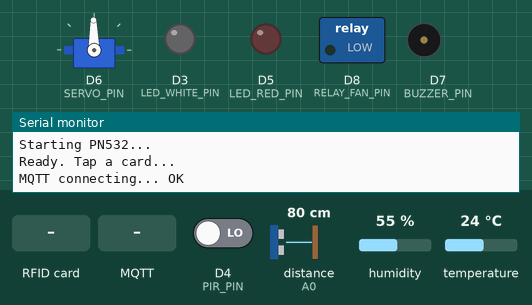
A sketch run on a simulated Arduino Uno R4 WiFi. Shown: servo, switched loads named in the sketch (green lamp = pin HIGH), output pins drawn as LEDs (lit = HIGH), buzzer (waves = sounding), the last lines printed to the serial monitor. Wiring (inferred from the names in the program): ultrasonic range finder: trigger D9; echo A0. Inputs (shaded band) come from the test bench; at power-on: D4 (PIR_PIN) LOW, temperature 24 °C, distance to the obstacle (sensor on A0) 80 cm, humidity 55 %. The echo pulse lasts 58.3 µs per cm; WiFi joins after 1.5 s; servers stay silent unless stated; no MQTT or app messages arrive unless stated; pins used as bus, display or sensor lines are not drawn.

Above: at 3.2 s.
3.3 s: D4 (PIR_PIN) driven HIGH
At 6.79 s:
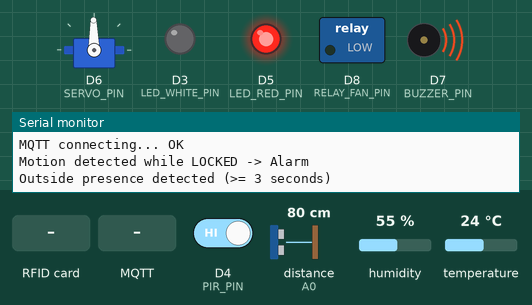
6.8 s: RFID card 69 22 E9 18 held to the reader
At 9.7 s:
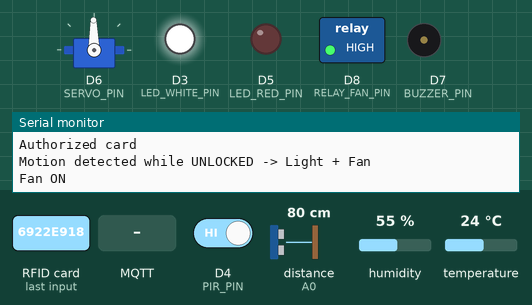
10.6 s: MQTT message "unlock" arrives on the first subscribed topic
At 11.3 s:
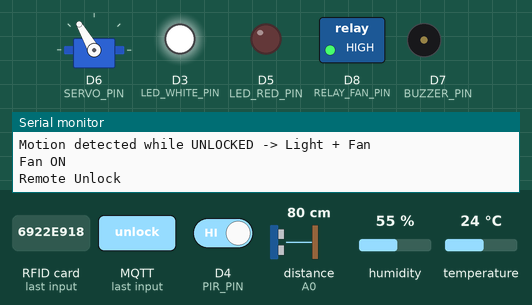
18.3 s: MQTT message "lock" arrives on the first subscribed topic
At 18.56 s:
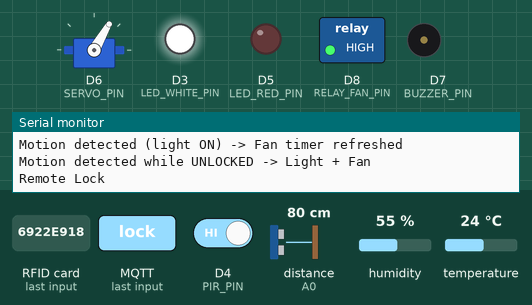
21.8 s: temperature set to 28 °C
25.3 s: temperature set to 31 °C
At 29.71 s:
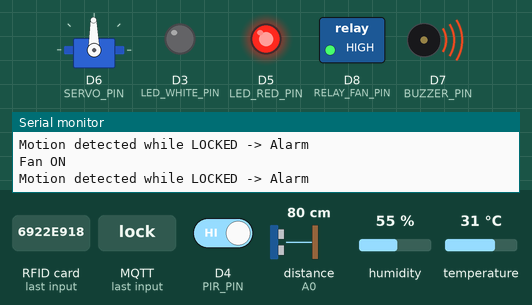
Timing chart, 0 to 30.5 s (numbered marks = the images above; inputs shaded):
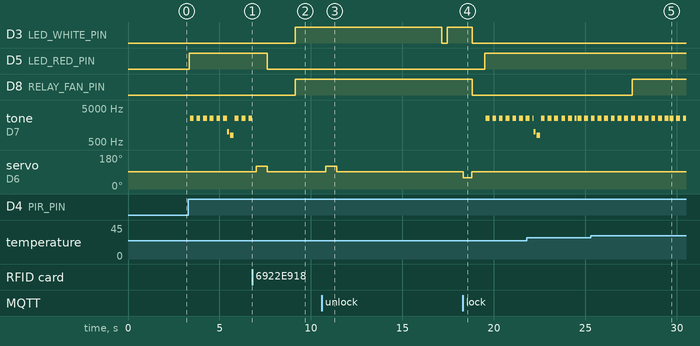

The sketch:

Smart_Home.ino
```cpp
/*
 * ============================================================================
 *  Smart Door System (Arduino UNO R4 WiFi) - GCP VM + MQTT + Node-RED
 * ============================================================================
 *  Features
 *  - NFC (PN532) authentication to lock/unlock door via servo (continuous servo)
 *  - PIR motion detection:
 *      * When LOCKED + armed  -> trigger alarm (red LED + beep pattern)
 *      * When UNLOCKED        -> turn on smart light (white LED) + fan timer
 *  - DHT11 temperature control for fan relay (hysteresis ON/OFF)
 *  - Ultrasonic (HC-SR04) outside presence detection:
 *      * Confirms presence only if near for >= 3 seconds
 *      * Plays friendly "ding-dong" once (does NOT trigger alarm)
 *  - Remote control from Node-RED via MQTT command topic (lock/unlock)
 *
 *  Cloud Setup
 *  - MQTT Broker: Mosquitto on GCP VM
 *  - Dashboard / logic: Node-RED on same VM
 *
 *  Hardware (Pin Mapping)
 *  - PN532 (SPI): SS=10  (plus SCK/MOSI/MISO per board SPI pins)
 *  - Servo (door): D6
 *  - Buzzer (LOW-trigger): D7
 *  - PIR sensor: D4
 *  - Alarm LED (red): D5
 *  - Smart light LED (white): D3
 *  - DHT11: D2
 *  - Fan relay: D8
 *  - Ultrasonic: TRIG=D9, ECHO=A0
 *
 *  Notes
 *  - Replace WiFi + MQTT config below before uploading.
 *  - For GitHub: do NOT commit real WiFi passwords (use placeholders).
 * ============================================================================
 */

#include <SPI.h>
#include <Adafruit_PN532.h>
#include <Servo.h>
#include <DHT.h>

#include <WiFiS3.h>
#include <PubSubClient.h>

// ============================================================================
// 1) CONFIG SECTION (EDIT THESE)
// ============================================================================

// --- WiFi credentials (DO NOT commit real passwords to GitHub) ---
const char* WIFI_SSID = "YOUR_WIFI_SSID";
const char* WIFI_PASS = "YOUR_WIFI_PASSWORD";

// --- MQTT broker (GCP VM public IP or domain) ---
const char* MQTT_SERVER = "YOUR_GCP_VM_IP";
const int   MQTT_PORT   = 1883;

// --- MQTT topics (match Node-RED) ---
const char* TOPIC_EVENT = "smartdoor/event";   // JSON event logs
const char* TOPIC_STATE = "smartdoor/state";   // plain door state strings
const char* TOPIC_CMD   = "smartdoor/cmd";     // command input (lock/unlock)

const char* TOPIC_ALARM = "smartdoor/alarm";   // alarm state
const char* TOPIC_LIGHT = "smartdoor/light";   // light state
const char* TOPIC_FAN   = "smartdoor/fan";     // fan state

// Optional: prevent multiple remote button taps
const unsigned long REMOTE_COOLDOWN_MS = 5000;

// ============================================================================
// 2) GLOBALS: WIFI + MQTT
// ============================================================================
WiFiClient wifiClient;
PubSubClient mqtt(wifiClient);

unsigned long lastRemoteCmdMs = 0;

// ============================================================================
// 3) NFC + SERVO (DOOR LOCK)
// ============================================================================
#define PN532_SS 10
#define BUZZER_PIN 7
#define SERVO_PIN 6

Adafruit_PN532 nfc(PN532_SS);
Servo doorServo;

// Continuous servo values (tune to your hardware)
const int SERVO_STOP = 91;
const int SERVO_UNLOCK_SPEED = 120;
const int SERVO_LOCK_SPEED   = 60;

// How long to run servo to complete lock/unlock
const int UNLOCK_MOVE_MS = 600;
const int LOCK_MOVE_MS   = 480;

// Allowed NFC UID (change to your own card UID)
const uint8_t AUTH_UID[] = {0x69, 0x22, 0xE9, 0x18};
const uint8_t AUTH_LEN = 4;

bool isDoorLocked = true; // assumed starting state

// ============================================================================
// 4) PIR + LEDs (ALARM / SMART LIGHT)
// ============================================================================
#define PIR_PIN 4
#define LED_RED_PIN 5
#define LED_WHITE_PIN 3

bool alarmArmed = false;
bool alarmTriggered = false;

const unsigned long ALARM_DURATION_MS = 5000;
unsigned long alarmUntilMs = 0;

const unsigned long PIR_REARM_GAP_MS = 2000;
unsigned long lastPirTrigMs = 0;

bool lightOn = false;
const unsigned long LIGHT_DURATION_MS = 8000;
unsigned long lightUntilMs = 0;

// Alarm beep pattern (non-blocking using tone/noTone)
const int ALARM_FREQ_HZ = 2500;
const unsigned long BEEP_ON_MS  = 200;
const unsigned long BEEP_OFF_MS = 150;

bool alarmBeepIsOn = false;
unsigned long nextBeepChangeMs = 0;

// ============================================================================
// 5) FAN (RELAY + DHT11)
// ============================================================================
#define DHT_PIN   2
#define DHT_TYPE  DHT11
DHT dht(DHT_PIN, DHT_TYPE);

#define RELAY_FAN_PIN 8

// Relay behavior: set true if your relay is ACTIVE-LOW
static const bool RELAY_ACTIVE_LOW = false;

// Temperature hysteresis (prevents rapid ON/OFF)
static const float FAN_ON_AT_C  = 30.0f;
static const float FAN_OFF_AT_C = 29.0f;

static const unsigned long DHT_INTERVAL_MS = 2000;
static unsigned long lastDhtMs = 0;

bool fanTempRequest   = false;   // request from temperature
bool fanMotionRequest = false;   // request from motion (timer)
unsigned long fanMotionUntilMs = 0;
static const unsigned long FAN_MOTION_DURATION_MS = 10000;
bool fanOn = false;

// ============================================================================
// 6) ULTRASONIC (HC-SR04) OUTSIDE PRESENCE
// ============================================================================
#define US_TRIG_PIN 9
#define US_ECHO_PIN A0

static const unsigned int OUTSIDE_DISTANCE_CM = 100;   // within 100cm considered "near"
static const unsigned long OUTSIDE_CONFIRM_MS = 3000;  // must stay near >= 3 seconds
static const unsigned long US_SAMPLE_MS = 200;

static unsigned long lastUsMs = 0;
bool outsideNearNow = false;
unsigned long outsideNearSinceMs = 0;
bool outsideConfirmed = false;
bool outsideAlerted = false;

// small filter: require 2 consecutive "near" reads
uint8_t outsideNearStreak = 0;
static const uint8_t OUTSIDE_NEAR_STREAK_MIN = 2;

// publish "clear" only once after leaving near zone
static bool outsideWasNear = false;

// ============================================================================
// 7) BUZZER UTILITIES
// ============================================================================

// LOW-trigger buzzer helpers
void buzzerOn()  { digitalWrite(BUZZER_PIN, LOW); }
void buzzerOff() { digitalWrite(BUZZER_PIN, HIGH); }

// Stop any active tone pattern cleanly (prevents conflicts)
void stopBuzzerTone() {
  noTone(BUZZER_PIN);
  alarmBeepIsOn = false;
  nextBeepChangeMs = 0;
}

// Manual beep (blocking)
void beep(int freq, int durationMs) {
  pinMode(BUZZER_PIN, OUTPUT);
  for (int i = 0; i < durationMs * freq / 1000; i++) {
    digitalWrite(BUZZER_PIN, LOW);
    delayMicroseconds(500000 / freq);
    digitalWrite(BUZZER_PIN, HIGH);
    delayMicroseconds(500000 / freq);
  }
}

void accessGrantedBeep() { stopBuzzerTone(); beep(2000, 200); }
void accessDeniedBeep()  { stopBuzzerTone(); for (int i = 0; i < 3; i++) { beep(1000, 120); delay(120); } }

// Friendly outside tune (blocking but short)
void toneBlocking(int freq, int ms) {
  stopBuzzerTone();
  tone(BUZZER_PIN, freq);
  delay(ms);
  noTone(BUZZER_PIN);
}

// Simple "ding-dong"
void outsidePresenceTune() {
  toneBlocking(988, 120); // B5
  delay(60);
  toneBlocking(784, 180); // G5
}

// ============================================================================
// 8) HELPERS: UID CHECK + SERVO
// ============================================================================
bool uidMatches(const uint8_t *uid, uint8_t uidLen) {
  if (uidLen != AUTH_LEN) return false;
  for (uint8_t i = 0; i < uidLen; i++) {
    if (uid[i] != AUTH_UID[i]) return false;
  }
  return true;
}

void servoStop() { doorServo.write(SERVO_STOP); }

void unlockDoor() {
  doorServo.write(SERVO_UNLOCK_SPEED);
  delay(UNLOCK_MOVE_MS);
  servoStop();
  isDoorLocked = false;
}

void lockDoor() {
  doorServo.write(SERVO_LOCK_SPEED);
  delay(LOCK_MOVE_MS);
  servoStop();
  isDoorLocked = true;
}

// MQTT-friendly delay (keeps mqtt.loop alive)
void mqttDelay(unsigned long ms) {
  unsigned long start = millis();
  while (millis() - start < ms) {
    mqtt.loop();
    delay(10);
  }
}

// ============================================================================
// 9) MQTT PUBLISH HELPERS
// ============================================================================
void publishEvent(const char* type, const char* result, const char* uidHex) {
  char msg[180];
  snprintf(msg, sizeof(msg),
           "{\"type\":\"%s\",\"result\":\"%s\",\"uid\":\"%s\"}",
           type, result, uidHex);
  mqtt.publish(TOPIC_EVENT, msg);
}

void publishState(const char* state)      { mqtt.publish(TOPIC_STATE, state); }
void publishAlarmState(const char* state) { mqtt.publish(TOPIC_ALARM, state); }
void publishLightState(const char* state) { mqtt.publish(TOPIC_LIGHT, state); }
void publishFanState(const char* state)   { mqtt.publish(TOPIC_FAN, state); }

// ============================================================================
// 10) FAN CONTROL
// ============================================================================
void relayFanWrite(bool on) {
  if (RELAY_ACTIVE_LOW) digitalWrite(RELAY_FAN_PIN, on ? LOW : HIGH);
  else                  digitalWrite(RELAY_FAN_PIN, on ? HIGH : LOW);
}

void applyFanOutput() {
  bool shouldOn = (fanTempRequest || fanMotionRequest);

  if (shouldOn && !fanOn) {
    fanOn = true;
    relayFanWrite(true);
    publishFanState("on");
    publishEvent("fan", "on", "-");
    Serial.println("Fan ON");
  } else if (!shouldOn && fanOn) {
    fanOn = false;
    relayFanWrite(false);
    publishFanState("off");
    publishEvent("fan", "off", "-");
    Serial.println("Fan OFF");
  }
}

void triggerFanFromMotion() {
  fanMotionRequest = true;
  fanMotionUntilMs = millis() + FAN_MOTION_DURATION_MS;
  applyFanOutput();
}

void updateFanMotionTimeout(unsigned long now) {
  if (fanMotionRequest && (long)(now - fanMotionUntilMs) >= 0) {
    fanMotionRequest = false;
    applyFanOutput();
  }
}

void updateDhtAndFanTemp(unsigned long now) {
  if (now - lastDhtMs < DHT_INTERVAL_MS) return;
  lastDhtMs = now;

  float t = dht.readTemperature();
  if (isnan(t)) {
    Serial.println("DHT11 read failed");
    publishEvent("dht", "read_failed", "-");
    return;
  }

  if (!fanTempRequest && t >= FAN_ON_AT_C) {
    fanTempRequest = true;
    applyFanOutput();
  } else if (fanTempRequest && t <= FAN_OFF_AT_C) {
    fanTempRequest = false;
    applyFanOutput();
  }
}

// ============================================================================
// 11) ULTRASONIC OUTSIDE PRESENCE
// ============================================================================
unsigned int readUltrasonicCm() {
  digitalWrite(US_TRIG_PIN, LOW);
  delayMicroseconds(2);
  digitalWrite(US_TRIG_PIN, HIGH);
  delayMicroseconds(10);
  digitalWrite(US_TRIG_PIN, LOW);

  unsigned long duration = pulseIn(US_ECHO_PIN, HIGH, 30000UL);
  if (duration == 0) return 9999; // timeout / no echo
  return (unsigned int)(duration / 58UL);
}

void resetOutsidePresenceState() {
  outsideNearNow = false;
  outsideNearSinceMs = 0;
  outsideConfirmed = false;
  outsideAlerted = false;
  outsideNearStreak = 0;
  outsideWasNear = false;
}

void updateOutsidePresence(unsigned long now) {
  // Presence detection only active when door is LOCKED
  if (!isDoorLocked) {
    resetOutsidePresenceState();
    return;
  }

  if (now - lastUsMs < US_SAMPLE_MS) return;
  lastUsMs = now;

  unsigned int cm = readUltrasonicCm();
  bool near = (cm != 9999 && cm <= OUTSIDE_DISTANCE_CM);

  if (near) {
    outsideWasNear = true;
    if (outsideNearStreak < 255) outsideNearStreak++;

    if (outsideNearStreak >= OUTSIDE_NEAR_STREAK_MIN) {
      if (!outsideNearNow) {
        outsideNearNow = true;
        outsideNearSinceMs = now;
        publishEvent("ultrasonic", "near_start", "-");
      }

      // Confirm only if near >= 3 seconds (once)
      if (!outsideConfirmed && (now - outsideNearSinceMs >= OUTSIDE_CONFIRM_MS)) {
        outsideConfirmed = true;
        Serial.println("Outside presence detected (>= 3 seconds)");
        publishEvent("ultrasonic", "outside_present_3s", "-");
      }

      // Friendly notification only once (no alarm)
      if (outsideConfirmed && !outsideAlerted) {
        outsideAlerted = true;
        outsidePresenceTune();
      }
    }
  } else {
    // Publish clear only once after leaving near zone
    if (outsideWasNear) publishEvent("ultrasonic", "clear", "-");
    resetOutsidePresenceState();
  }
}

// ============================================================================
// 12) ALARM + SMART LIGHT
// ============================================================================
void alarmOff() {
  digitalWrite(LED_RED_PIN, LOW);
  stopBuzzerTone();
  alarmTriggered = false;
  publishAlarmState(alarmArmed ? "armed" : "disarmed");
}

void alarmOn() {
  digitalWrite(LED_RED_PIN, HIGH);
  alarmTriggered = true;
  alarmUntilMs = millis() + ALARM_DURATION_MS;
  alarmBeepIsOn = false;
  nextBeepChangeMs = 0;

  publishEvent("alarm", "motion_locked", "-");
  publishAlarmState("alarm");
}

void smartLightOff() {
  digitalWrite(LED_WHITE_PIN, LOW);
  lightOn = false;
  publishLightState("off");
}

void smartLightOn() {
  digitalWrite(LED_WHITE_PIN, HIGH);
  lightOn = true;
  lightUntilMs = millis() + LIGHT_DURATION_MS;

  publishEvent("light", "motion_unlocked", "-");
  publishLightState("on");

  // Also request fan for a limited duration
  triggerFanFromMotion();
}

// ============================================================================
// 13) MQTT CALLBACK + RECONNECT
// ============================================================================
void onMqttMessage(char* topic, uint8_t* payload, unsigned int length) {
  String t = String(topic);

  String cmd;
  cmd.reserve(length + 1);
  for (unsigned int i = 0; i < length; i++) cmd += (char)payload[i];
  cmd.trim();
  cmd.toLowerCase();

  if (t != TOPIC_CMD) return;

  unsigned long now = millis();
  if (now - lastRemoteCmdMs < REMOTE_COOLDOWN_MS) {
    Serial.println("Remote command ignored (cooldown).");
    return;
  }
  lastRemoteCmdMs = now;

  if (cmd == "unlock" || cmd == "open") {
    Serial.println("Remote Unlock");
    accessGrantedBeep();
    publishEvent("remote", "unlock", "-");

    publishState("unlocking");
    unlockDoor();
    publishState("unlocked");

    alarmArmed = false;
    alarmOff();

  } else if (cmd == "lock") {
    Serial.println("Remote Lock");
    publishEvent("remote", "lock", "-");

    publishState("locking");
    lockDoor();
    publishState("locked");

    alarmArmed = true;
    publishAlarmState("armed");

    smartLightOff();

    fanMotionRequest = false;
    applyFanOutput();

  } else {
    Serial.println("Unknown command (use: unlock/open, lock)");
  }
}

void mqttReconnect() {
  while (!mqtt.connected()) {
    Serial.print("MQTT connecting... ");

    String clientId = "UNO_R4_SmartDoor_";
    clientId += String((uint32_t)millis(), HEX);

    if (mqtt.connect(clientId.c_str())) {
      Serial.println("OK");
      mqtt.publish(TOPIC_STATE, "online");
      mqtt.subscribe(TOPIC_CMD);

      // Publish current states after reconnect
      publishAlarmState(alarmTriggered ? "alarm" : (alarmArmed ? "armed" : "disarmed"));
      publishLightState(lightOn ? "on" : "off");
      publishFanState(fanOn ? "on" : "off");

    } else {
      Serial.print("failed, rc=");
      Serial.print(mqtt.state());
      Serial.println(" retry in 2s");
      delay(2000);
    }
  }
}

// ============================================================================
// 14) SETUP + LOOP
// ============================================================================
void setup() {
  Serial.begin(115200);
  delay(500);

  // GPIO init
  pinMode(BUZZER_PIN, OUTPUT);
  buzzerOff();

  pinMode(PIR_PIN, INPUT);
  pinMode(LED_RED_PIN, OUTPUT);
  pinMode(LED_WHITE_PIN, OUTPUT);
  digitalWrite(LED_RED_PIN, LOW);
  digitalWrite(LED_WHITE_PIN, LOW);

  pinMode(RELAY_FAN_PIN, OUTPUT);
  relayFanWrite(false);

  dht.begin();

  pinMode(US_TRIG_PIN, OUTPUT);
  pinMode(US_ECHO_PIN, INPUT);
  digitalWrite(US_TRIG_PIN, LOW);

  doorServo.attach(SERVO_PIN);
  servoStop();

  // Keep alarmArmed consistent with initial lock state
  alarmArmed = isDoorLocked;

  // WiFi connect
  Serial.print("Connecting WiFi: ");
  Serial.println(WIFI_SSID);
  WiFi.begin(WIFI_SSID, WIFI_PASS);
  while (WiFi.status() != WL_CONNECTED) {
    delay(500);
    Serial.print(".");
  }
  Serial.println("\nWiFi connected!");
  Serial.print("IP: ");
  Serial.println(WiFi.localIP());

  // MQTT
  mqtt.setServer(MQTT_SERVER, MQTT_PORT);
  mqtt.setCallback(onMqttMessage);

  // NFC
  Serial.println("Starting PN532...");
  nfc.begin();
  uint32_t versiondata = nfc.getFirmwareVersion();
  if (!versiondata) {
    Serial.println("PN532 not found (check wiring / SPI mode / CS pin).");
    while (1) { beep(500, 500); }
  }
  nfc.SAMConfig();
  Serial.println("Ready. Tap a card...");

  // Initial states (use retained states as needed on Node-RED side)
  publishState("ready");
  publishState(isDoorLocked ? "locked" : "unlocked");
  publishAlarmState(alarmArmed ? "armed" : "disarmed");
  publishLightState("off");
  publishFanState("off");
}

void loop() {
  if (!mqtt.connected()) mqttReconnect();
  mqtt.loop();

  unsigned long now = millis();

  // Alarm beep pattern (non-blocking)
  if (alarmTriggered) {
    if (nextBeepChangeMs == 0 || (long)(now - nextBeepChangeMs) >= 0) {
      if (alarmBeepIsOn) {
        noTone(BUZZER_PIN);
        alarmBeepIsOn = false;
        nextBeepChangeMs = now + BEEP_OFF_MS;
      } else {
        tone(BUZZER_PIN, ALARM_FREQ_HZ);
        alarmBeepIsOn = true;
        nextBeepChangeMs = now + BEEP_ON_MS;
      }
    }
  }

  // Sensors / automation updates
  updateDhtAndFanTemp(now);
  updateFanMotionTimeout(now);
  updateOutsidePresence(now);

  // Timers
  if (alarmTriggered && (long)(now - alarmUntilMs) >= 0) alarmOff();
  if (lightOn && (long)(now - lightUntilMs) >= 0) smartLightOff();

  // PIR motion detection
  int pir = digitalRead(PIR_PIN);

  // Motion while LOCKED -> Alarm
  if (alarmArmed && !alarmTriggered) {
    if (pir == HIGH && (now - lastPirTrigMs > PIR_REARM_GAP_MS)) {
      lastPirTrigMs = now;
      Serial.println("Motion detected while LOCKED -> Alarm");
      alarmOn();
    }
  }

  // Motion while UNLOCKED -> Smart light + refresh fan timer
  if (!alarmArmed && !isDoorLocked) {
    if (pir == HIGH && (now - lastPirTrigMs > PIR_REARM_GAP_MS)) {
      lastPirTrigMs = now;

      if (!lightOn) {
        Serial.println("Motion detected while UNLOCKED -> Light + Fan");
        smartLightOn();
      } else {
        // Refresh fan motion timer even if light already ON
        Serial.println("Motion detected (light ON) -> Fan timer refreshed");
        triggerFanFromMotion();
      }
    }
  }

  // NFC read (short timeout = non-blocking feel)
  uint8_t uid[7];
  uint8_t uidLength;
  const uint16_t NFC_TIMEOUT_MS = 50;

  if (nfc.readPassiveTargetID(PN532_MIFARE_ISO14443A, uid, &uidLength, NFC_TIMEOUT_MS)) {
    // Convert UID to hex string for logging
    char uidHex[24] = {0};
    char* p = uidHex;
    for (uint8_t i = 0; i < uidLength; i++) {
      sprintf(p, "%02X", uid[i]);
      p += 2;
      if (i < uidLength - 1) { *p = ':'; p++; }
    }

    Serial.print("NFC UID: ");
    Serial.println(uidHex);

    if (uidMatches(uid, uidLength)) {
      Serial.println("Authorized card");
      accessGrantedBeep();
      publishEvent("nfc", "granted", uidHex);

      if (isDoorLocked) {
        publishState("unlocking");
        unlockDoor();
        publishState("unlocked");

        alarmArmed = false;
        alarmOff();

      } else {
        publishState("locking");
        lockDoor();
        publishState("locked");

        alarmArmed = true;
        publishAlarmState("armed");

        smartLightOff();
        fanMotionRequest = false;
        applyFanOutput();
      }

    } else {
      Serial.println("Access denied");
      accessDeniedBeep();
      publishEvent("nfc", "denied", uidHex);
    }

    // Keep MQTT alive during short post-scan delay
    mqttDelay(1500);
  }
}
```

Measured:
- the behaviour switches between 29 and 30 °C on temperature (found by bisection; images 4 and 5)
- after the input at 3.3 s, D5 (LED_RED_PIN): LOW → HIGH at once
- after the input at 6.8 s, D3 (LED_WHITE_PIN), D8 (RELAY_FAN_PIN): LOW → HIGH after 2.3 s; D5 (LED_RED_PIN): HIGH → LOW after 0.81 s; tone on D7 (BUZZER_PIN): stops changing and stays silent; servo on D6 (SERVO_PIN): 91° → 120° after 0.21 s, → 91° 0.60 s later
- after the input at 10.6 s, servo on D6 (SERVO_PIN): 91° → 120° after 0.22 s, → 91° 0.60 s later
- after the input at 18.3 s, D3 (LED_WHITE_PIN), D8 (RELAY_FAN_PIN): HIGH → LOW after 0.50 s; D5 (LED_RED_PIN): LOW → HIGH after 1.2 s; tone on D7 (BUZZER_PIN): alternates 2500 Hz for 0.21 s and silent for 0.16 s, starting after 1.3 s; servo on D6 (SERVO_PIN): 91° → 60° at once, → 91° 0.48 s later
- after the input at 25.3 s, D8 (RELAY_FAN_PIN): LOW → HIGH after 2.3 s
- by itself, tone on D7 (BUZZER_PIN): plays 2500 Hz for 0.21 s, 2500 Hz for 0.21 s, 2500 Hz for 0.21 s, 2500 Hz for 0.21 s, 2500 Hz for 0.21 s, 2500 Hz for 0.21 s … (11 notes in this stretch)
